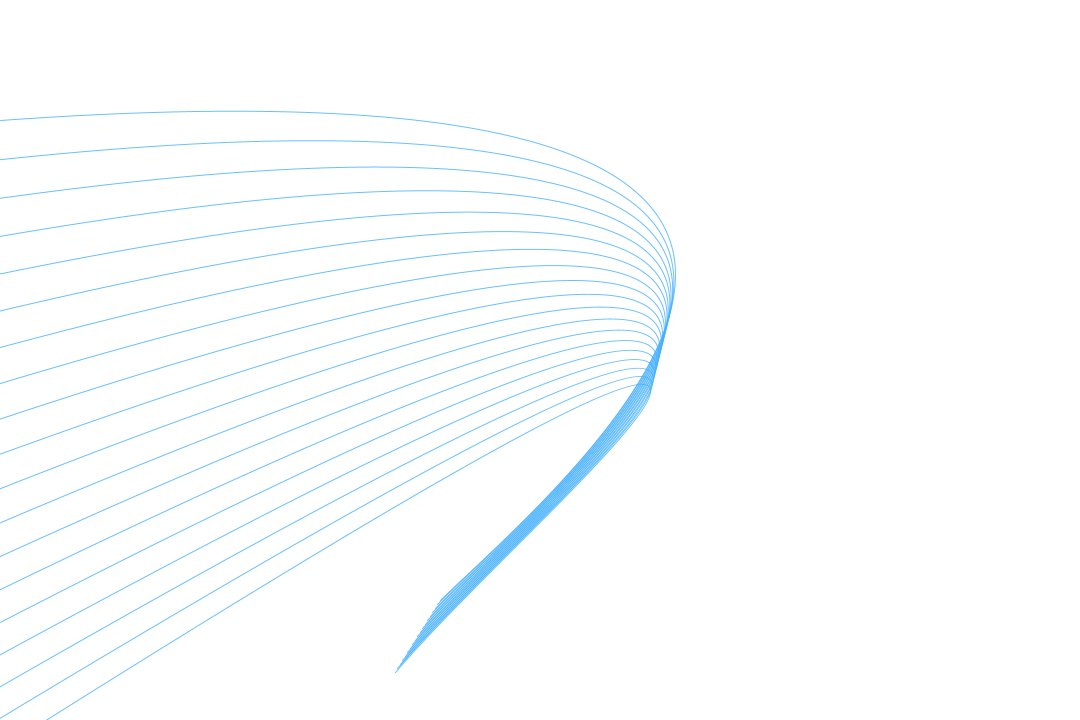
Frame 1 (no input)
Frame 60 (the mouse pressed at the canvas centre just before this capture): identical to frame 1, image omitted
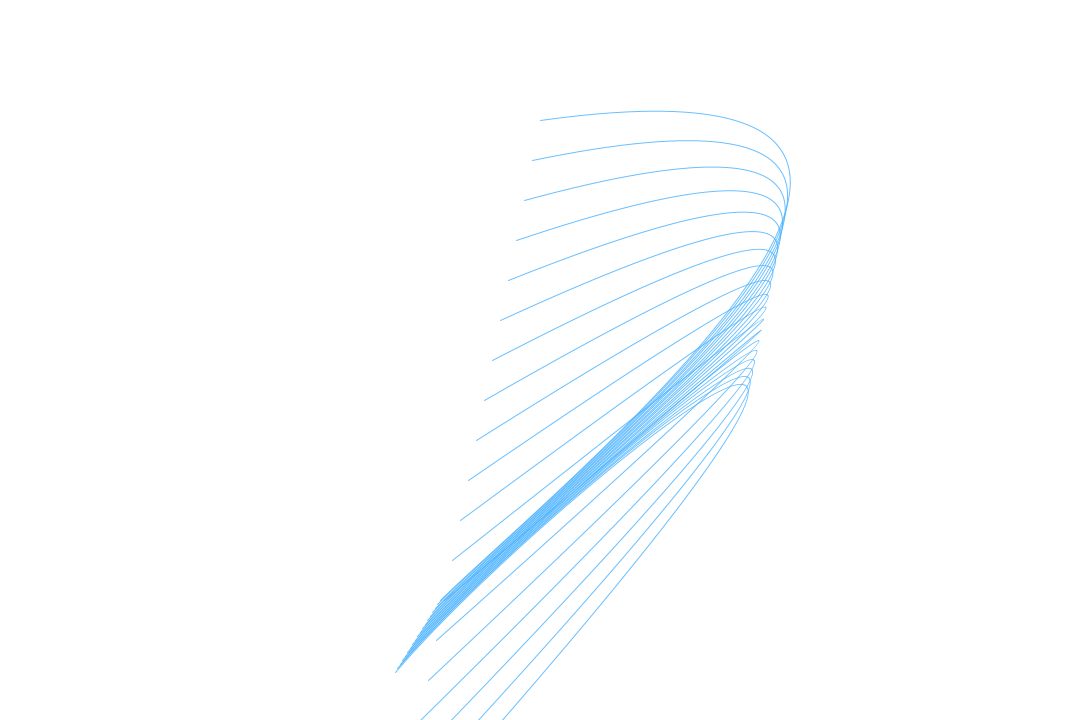
Frame 120 (the mouse held since frame 60 and released just before this capture)

The Processing sketch that drew these frames (run headless with seeded random() and noise(); from frame 60 on, the mouse is pressed at the canvas centre):

// Processing sketch: sketch2
// ── sketch2.pde
void setup() {
  size(1080, 720); 
  stroke(68, 175, 255, 204);
  noFill();
}

void draw() {
  background(255);
  for (int i = 0; i < 750; i += 40) {
    bezier(mouseX-(i/5.0), 120+i, 1110, 40, 540, 500, 440-(i/16.0), 600+(i/10.0));
  }
}
//Note to self - Learn how bezier curves work on a mathematical level
//Take notes in OneNote
